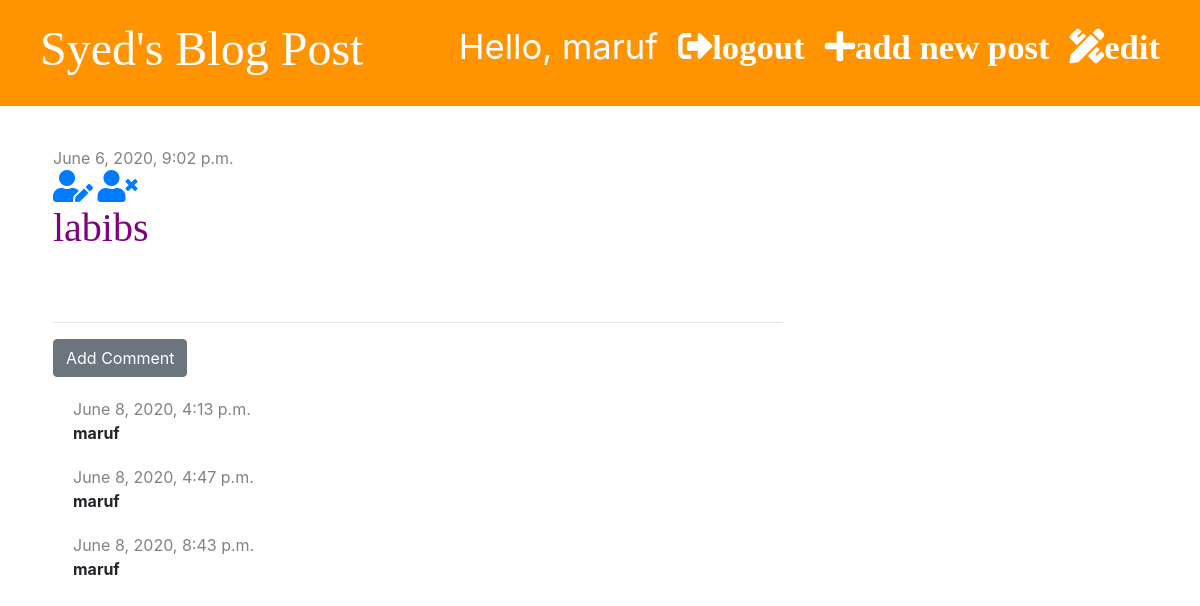
Page /post/11/ (signed in) on the committed database.
### blog/models.py (models this page shows, shortened)
class Post(models.Model):
    auther=models.ForeignKey('auth.User',on_delete=models.CASCADE)
    title=models.CharField(max_length=200)
    text=models.TextField()
    created_date=models.DateTimeField(default=timezone.now)
    published_date=models.DateTimeField( blank=True, null=True)

class Comment(models.Model):
    post=models.ForeignKey('blog.Post',on_delete=models.CASCADE,related_name='comments')
    auther=models.CharField(max_length=200)
    text=models.TextField()
    created_date=models.DateTimeField(default=timezone.now)
    approved=models.BooleanField(default=False)

### blog/views.py (the view)
# urls.py: path('post/<int:pk>/',views.post_detail, name='post_detail'),
def post_detail(request,pk):
    post= get_object_or_404(Post,pk=pk)
    stuff_for_frontend={'post':post}
    return render(request,'blog/post_detail.html',stuff_for_frontend)

### blog/templatetags/markdownify.py (called while the page is built)
@register.filter
def markdown(value):
    renderer = HighlightRenderer()
    markdown = mistune.Markdown(renderer=renderer)
    return markdown(value)

### blog/templates/blog/post_detail.html (shortened to what this page needs)
{% extends 'blog/base.html'%}
{% load markdownify %}
{% block content %}
    <div class='post'>
        {% if post.published_date %}
        <div class='date'>
            {{post.published_date}}
        </div>
        {% else %}
        <a href="{% url 'post_publish' pk=post.pk %}" class='btn btn-primary'> Publish </a>
        {% endif %}
        {% if user.is_authenticated %}
        <a href="{% url 'post_edit' pk=post.pk %}"><i class="fas fa-user-edit fa-2x"></i></a>
        {% endif %}
        <a href="{% url 'post_delete' pk=post.pk %}"
        onclick="return confirm('Are you sure, you want delete the post?')"><i class="fas fa-user-times fa-2x"></i></a>
        <h1>{{post.title}}</h1>
    </div>
    <hr>
    <a href="{% url 'add_comment_to_post' pk=post.pk %}"class="btn btn-secondary">Add Comment</a>
    {% for comment in post.comments.all %}
        {% if user.is_authenticated or comment.approved %}
            <div class='comment'>
                <div class="date">
                    {{comment.created_date}}
                </div>
                <strong>{{comment.auther}}</strong>
            </div>
        {% endif %}
    {% empty %}
        <p>No Comments Yet...</p>
    {% endfor %}
{% endblock %}

### blog/templates/blog/base.html (shortened to what this page needs)
{% load static %}
{% load markdownify %}
<!DOCTYPE html>
<html lang="en">
<head>
    <link rel="stylesheet" href="https://stackpath.bootstrapcdn.com/bootstrap/4.5.0/css/bootstrap.min.css">
    <link rel="stylesheet" href="{% static 'css/zenburn.css' %}">
    <link rel="stylesheet" href="{% static 'css/blog.css' %}">
    <link rel="stylesheet" href="https://use.fontawesome.com/releases/v5.2.0/css/all.css">
</head>
<body>
    <div class="page-header">
    {% if user.is_authenticated %}
        <a href="{% url 'post_draft_list' %}" class="top-menu"><i class="fas fa-pencil-ruler fa-1x">edit</i></a>
        <a href="{% url 'post_new' %}" class="top-menu"><i class="fas fa-plus fa-1x">add new post</i></a>
        <a href="{% url 'logout' %}" class="top-menu"><i class="fas fa-sign-out-alt fa-1x">logout</i></a>
        <p class="top-menu"> Hello, {{user.username}} </p>
    {% else %}
        <a href="{% url 'login' %}" class="top-menu"><i class="fas fa-sign-in-alt fa-1x"></i></a>
    {% endif %}
        <h1><a href="/">Syed's Blog Post </a> </h1>
    </div>
    <div class="content container">
        <div class="row">
            <div class="col-md-8">
                {% block content %}
                {%endblock%}
            </div>
        </div>
    </div>
</body>
</html>

### blog/static/css/blog.css (style rules this page uses)
.page-header { background-color: #ff9400; margin-top: 0; padding: 20px 20px 20px 40px; }
.page-header h1, .page-header h1 a { color: #ffffff; font-size: 36pt; text-decoration: none; }
.content { margin-left: 38px; }
h1,h2,h3,h4 { font-family: 'Tangerine:bold,bolditalic','Inconsolata:italic','Droid+Sans', serif; font-size: 40px; }
.date { color: #828282; }
.post { margin-top: 40px; margin-bottom: 70px; }
.post h1,h2 a { color: #000000; }
.post h1,h2 a:visited { color: purple; }
.top-menu , .top-menu:hover { color: #ffffff; float: right; font-size: 26pt; margin-right: 20px; }
.comment { margin: 20px 0px 20px 20px; }

### rows in the picture
Post: published_date "June 6, 2020, 9:02 p.m.", title "labibs"
Comment: created_date "June 8, 2020, 4:13 p.m.", auther "maruf"
Comment: created_date "June 8, 2020, 4:47 p.m.", auther "maruf"
Comment: created_date "June 8, 2020, 8:43 p.m.", auther "maruf"

### other values in the picture
{{ user.username }} "maruf"
